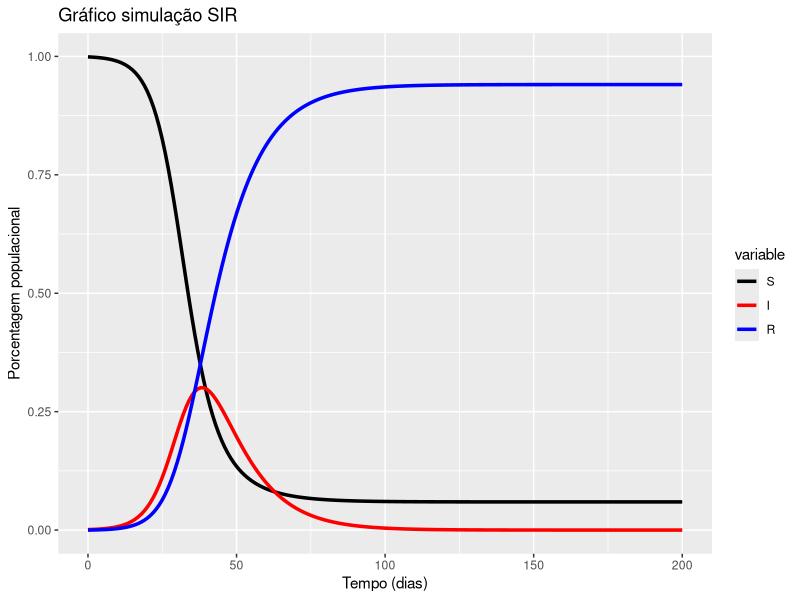

The R source for this figure:
#Pacotes utilizados:
library(deSolve)
library(ggplot2)
library(reshape2)

# Simula a dinâmica do modelo SIR

SIR <- function(tempo, estado, param){

  with(as.list(c(estado, param)), {

  dS <- -beta * S * I
  dI <- (beta * S * I) - (gamma * I)
  dR <- gamma * I

  return(list(c(dS, dI, dR))) })
}

# Vetores de condições iniciais e parâmetros

condiçoes_iniciais <- c(
  S=0.999, #Suscetíveis iniciais
  I=0.001,   #Infectados iniciais
  R=0      #Recuperados iniciais
)

param <- c(
  beta=0.3,   #taxa de transmissão (por contato)
  gamma=0.1   #taxa de recuperação (1/duração méda da doença)
)

# Tempo em dias

tempo <- seq(0, 200, by=1)

# Resolução do modelo usando ode

output <- ode(condiçoes_iniciais, tempo, SIR, param)

summary(output)

# Plotando os resultados

out_df <- as.data.frame(output)

out.m = melt(out_df, id.vars='time')

plot <- ggplot(out.m, aes(time, value, color= variable)) +

geom_line(linewidth= 1.2) +

labs(x="Tempo (dias)", y="Porcentagem populacional" ) +

ggtitle("Gráfico simulação SIR") +

scale_color_manual(values = c("S"= "black", "I"="red", "R"="blue"))

print(plot)
